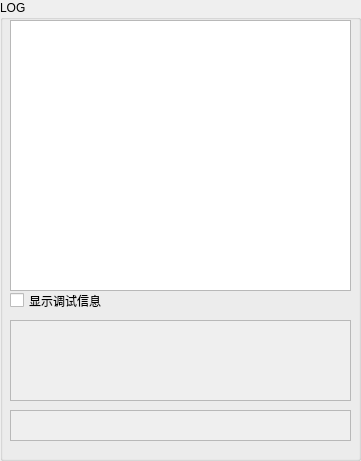
   <widget class="QGroupBox" name="groupBox_8">
    <property name="geometry">
     <rect>
      <x>120</x>
      <y>10</y>
      <width>361</width>
      <height>461</height>
     </rect>
    </property>
    <property name="title">
     <string>LOG</string>
    </property>
    <widget class="QTextBrowser" name="USB_Send_Data">
     <property name="enabled">
      <bool>false</bool>
     </property>
     <property name="geometry">
      <rect>
       <x>10</x>
       <y>410</y>
       <width>341</width>
       <height>31</height>
      </rect>
     </property>
     <property name="readOnly">
      <bool>false</bool>
     </property>
    </widget>
    <widget class="QPlainTextEdit" name="mainLogEdit">
     <property name="enabled">
      <bool>true</bool>
     </property>
     <property name="geometry">
      <rect>
       <x>10</x>
       <y>20</y>
       <width>341</width>
       <height>271</height>
      </rect>
     </property>
    </widget>
    <widget class="QPlainTextEdit" name="USB_Recieve_Data">
     <property name="enabled">
      <bool>false</bool>
     </property>
     <property name="geometry">
      <rect>
       <x>10</x>
       <y>320</y>
       <width>341</width>
       <height>81</height>
      </rect>
     </property>
    </widget>
    <widget class="QCheckBox" name="showDebugLogCb">
     <property name="geometry">
      <rect>
       <x>10</x>
       <y>290</y>
       <width>101</width>
       <height>21</height>
      </rect>
     </property>
     <property name="text">
      <string>显示调试信息</string>
     </property>
     <property name="checked">
      <bool>false</bool>
     </property>
    </widget>
   </widget>
